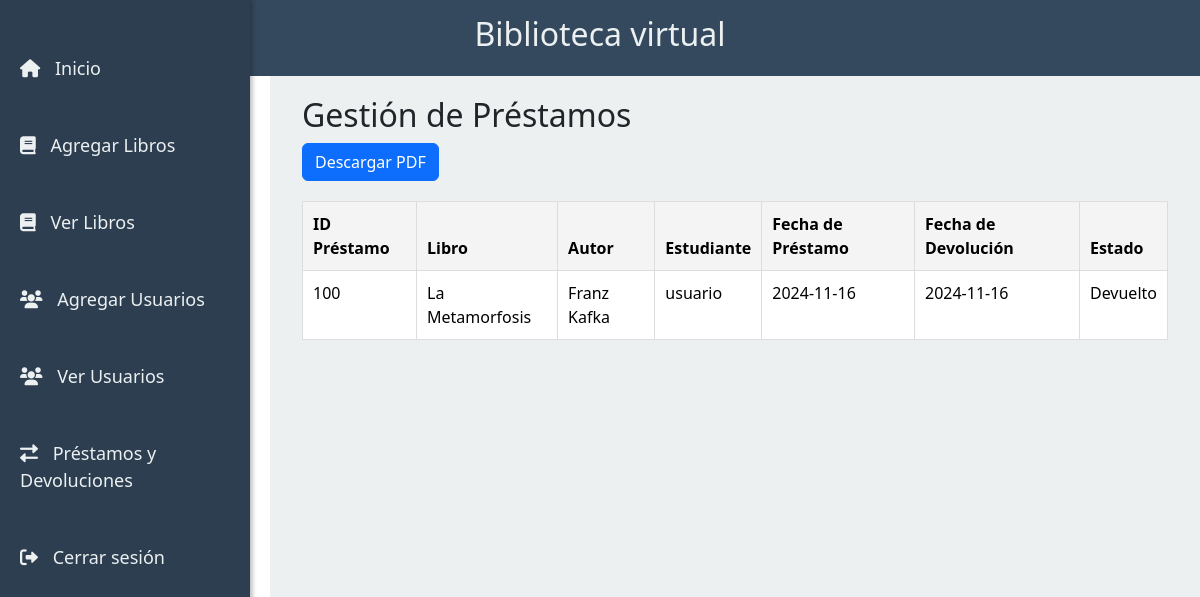
The app's page /view/admin.php?page=prestamos (signed in) with its own data.
### tables this page shows
CREATE TABLE `prestamos` (
  `id` int(11) NOT NULL,
  `usuario_id` int(11) NOT NULL,
  `libro_id` int(11) NOT NULL,
  `fecha_prestamo` date NOT NULL,
  `fecha_devolucion` date DEFAULT NULL,
  `estado` enum('Prestado','Devuelto') DEFAULT 'Prestado'
);

CREATE TABLE `libros` (
  `id` int(11) NOT NULL,
  `titulo` varchar(255) NOT NULL,
  `autor` varchar(100) NOT NULL,
  `isbn` varchar(20) DEFAULT NULL,
  `fecha_publicacion` date DEFAULT NULL,
  `categoria` varchar(50) DEFAULT NULL,
  `cantidad` int(11) DEFAULT 1
);

CREATE TABLE `usuarios` (
  `id` int(11) NOT NULL,
  `username` varchar(50) NOT NULL,
  `password` varchar(255) NOT NULL,
  `nombre_completo` varchar(100) DEFAULT NULL,
  `email` varchar(100) DEFAULT NULL,
  `role_id` int(11) DEFAULT NULL,
  `fecha_registro` timestamp NOT NULL DEFAULT current_timestamp()
);

### view/prestamos_devoluciones.php (the view, shortened to what this page needs)
<?php
try {
    $conexion = new Connection();
    $pdo = $conexion->connect();
    $stmt = $pdo->prepare("SELECT prestamos.id AS prestamo_id, libros.titulo, libros.autor, usuarios.nombre_completo, prestamos.fecha_prestamo, prestamos.fecha_devolucion, prestamos.estado
                           FROM prestamos
                           JOIN libros ON prestamos.libro_id = libros.id
                           JOIN usuarios ON prestamos.usuario_id = usuarios.id");
    $stmt->execute();
    $prestamos = $stmt->fetchAll(PDO::FETCH_ASSOC);
} catch (Throwable $th) {
    $error = 'Error en la conexión: ' . $th->getMessage();
}
?>
<!DOCTYPE html>
<html lang="es">
<head>
    <link rel="stylesheet" href="../public/css/quitar_libro.css">
</head>
<body>
    <div class="container">
        <h2>Gestión de Préstamos</h2>
<a href="../controller/generar_pdf.php" class="btn btn-primary">Descargar PDF</a>
        <table class="table">
            <thead>
                <tr>
                    <th>ID Préstamo</th>
                    <th>Libro</th>
                    <th>Autor</th>
                    <th>Estudiante</th>
                    <th>Fecha de Préstamo</th>
                    <th>Fecha de Devolución</th>
                    <th>Estado</th>
                </tr>
            </thead>
            <tbody>
                <?php if (count($prestamos) > 0): ?>
                    <?php foreach ($prestamos as $prestamo): ?>
                        <tr>
                            <td><?php echo $prestamo['prestamo_id']; ?></td>
                            <td><?php echo $prestamo['titulo']; ?></td>
                            <td><?php echo $prestamo['autor']; ?></td>
                            <td><?php echo $prestamo['nombre_completo']; ?></td>
                            <td><?php echo $prestamo['fecha_prestamo']; ?></td>
                            <td><?php echo $prestamo['fecha_devolucion'] ? $prestamo['fecha_devolucion'] : 'Pendiente'; ?></td>
                            <td><?php echo ucfirst($prestamo['estado']); ?></td>
                        </tr>
                    <?php endforeach; ?>
                <?php else: ?>
                    <tr>
                        <td colspan="7">No hay préstamos registrados.</td>
                    </tr>
                <?php endif; ?>
            </tbody>
        </table>
    </div>
</body>
</html>

### public/css/admin1.css (style rules this page uses)
body { font-family: Arial, sans-serif; background-color: #f4f7f6; margin: 0; padding: 0; display: flex; flex-direction: column; align-items: center; }
h2 { color: #34495e; }

### public/css/quitar_libro.css (style rules this page uses)
.table { width: 100%; border-collapse: collapse; margin: 20px 0; }
.table th, .table td { padding: 10px; text-align: left; border: 1px solid #ddd; }
.table th { background-color: #f4f4f4; }

### records on screen
prestamos: id "100", libro.titulo "La Metamorfosis", libro.autor "Franz Kafka", usuario.nombre_completo "usuario", fecha_prestamo "2024-11-16", fecha_devolucion "2024-11-16", estado "Devuelto"
